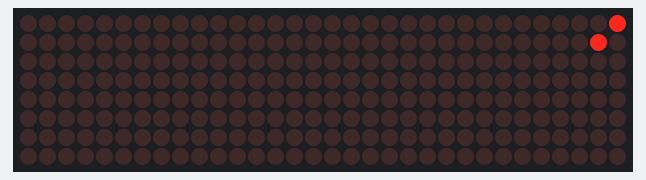
Bench run of a sketch on a simulated Arduino Uno, built with avr-gcc and run on an emulated ATmega328P. Shown: 32×8 LED matrix.

Above: at 0.33 s.
At 0.78 s:
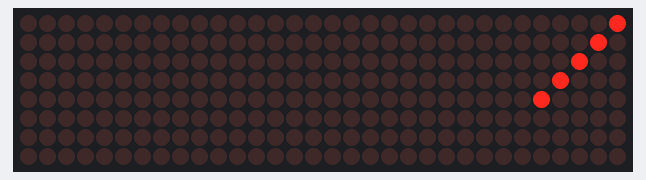
At 1.24 s:
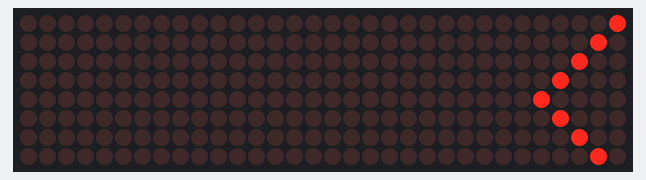

Measured:
- by itself, everything shown: repeats every 1.3 s, in 9 steps

The sketch:

led_matrix_9.2.ino
```cpp
#include "LedControl.h"
LedControl lc=LedControl(2,5,3,4);

int delayTime = 0.001;
//int charBreak = 10;
int charBreak = 0.001;

byte a[]={B00000001,
B00000010,
B00000100,
B00001000,
B00010000,
B00001000,
B00000100,
B00000010};

void setup()
{
lc.shutdown(0,false);
  lc.shutdown(1,false);
  lc.shutdown(2,false);
  lc.shutdown(3,false);
  lc.setIntensity(1,5);
  lc.setIntensity(2,5);
  lc.setIntensity(3,5);
  clear_all(100);
}


void clear_all(int interval)
{
  lc.clearDisplay(0);
  lc.clearDisplay(1);
  lc.clearDisplay(2);
  lc.clearDisplay(3);
  delay(interval);
}


void a_1()
{

  for (int i = 0; i < 8; i++)
  {
    Serial.println("0");
    lc.setRow(0,i,a[i]);
    delay(150);
  }
}


void loop()
{
  a_1();
  clear_all(100);
}
```
